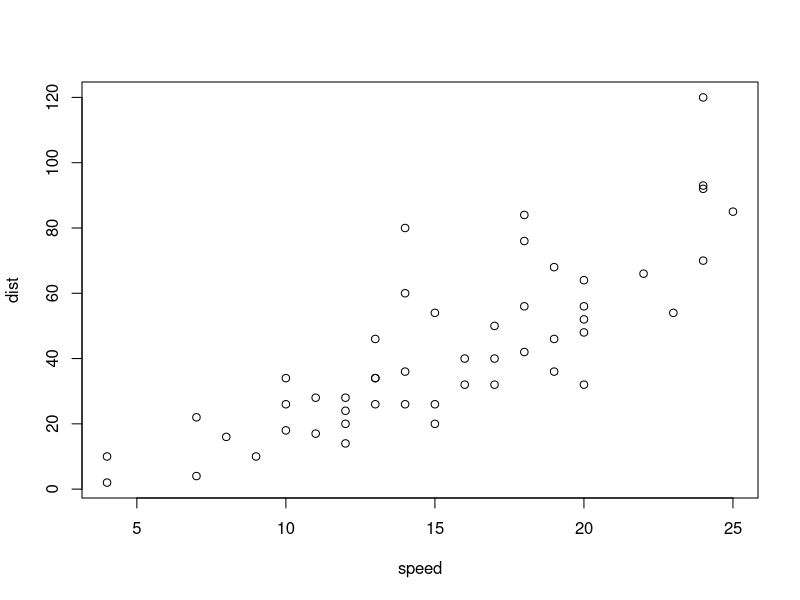
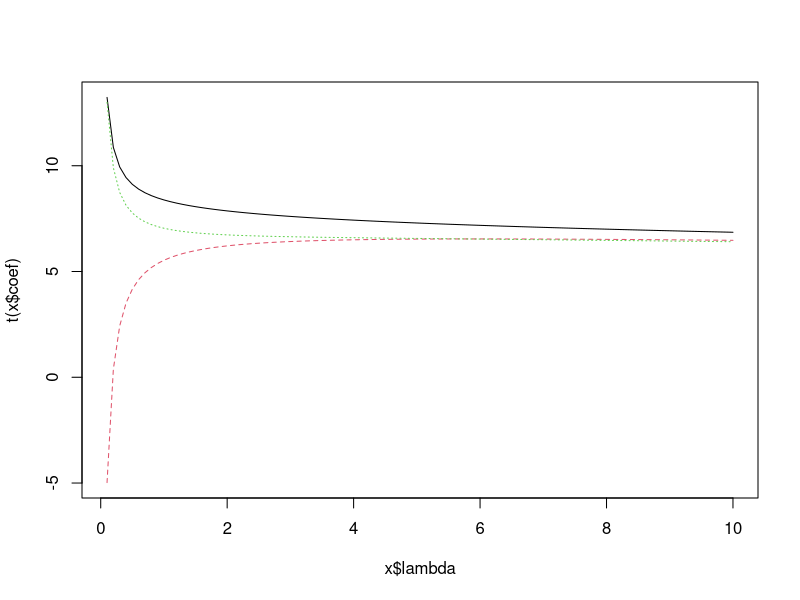
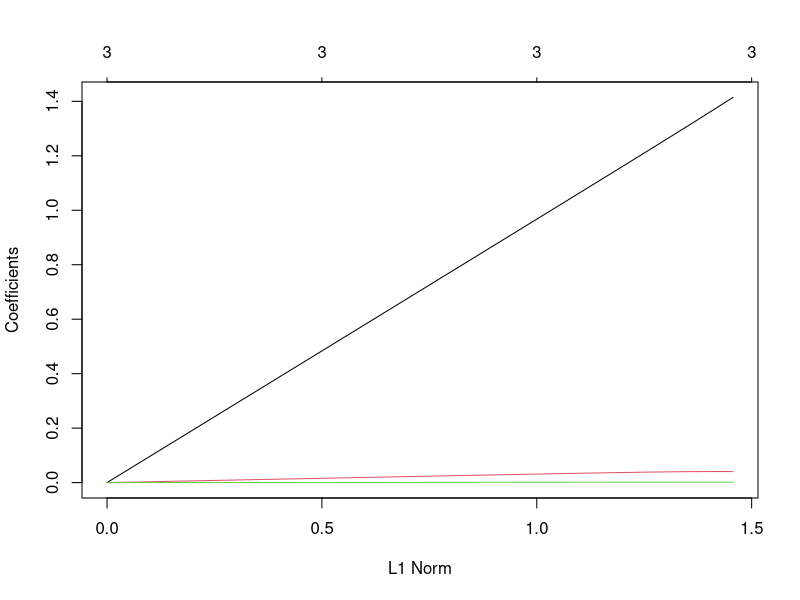
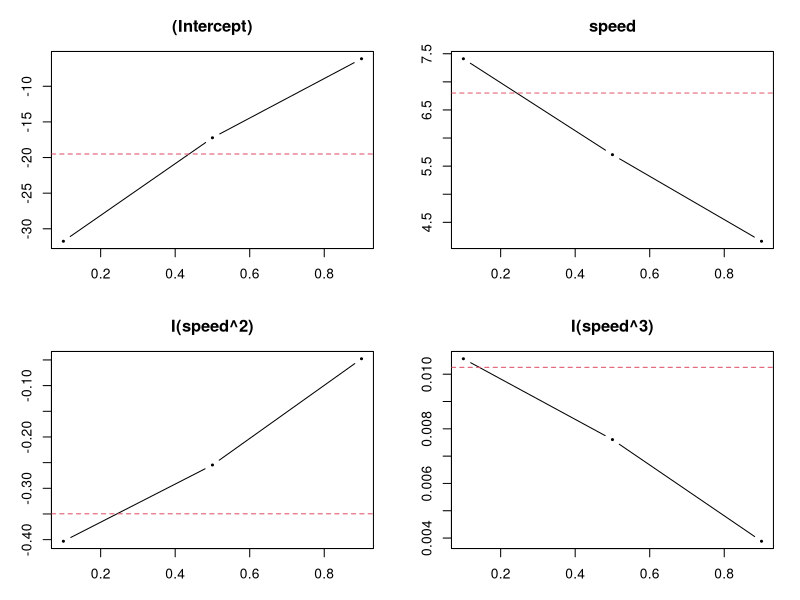

Write the R code that produced these figures, in order.
## ---- chunk 1
library(knitr)
opts_chunk$set(cache=TRUE)

library(ggplot2) # графики
library(glmnet) # LASSO
library(car) # compute vif()
library(MASS) # ridge regression
library(quantreg) # quantile regression
# install.packages("glmnet") # может быть нужно установить пакеты...
## ---- chunk 2
h <- cars
plot(h)
## ---- chunk 3
m.poly3 <- lm(dist~speed+I(speed^2)+I(speed^3),data=h)
## ---- chunk 4
summary(m.poly3)
## ---- chunk 5
X <- model.matrix(~0+speed+I(speed^2)+I(speed^3),data=h)
cor(X)
## ---- chunk 6
X <- model.matrix(~speed+I(speed^2)+I(speed^3),data=h)
XX <- t(X) %*% X
eigen <- eigen(XX)
eigen$values
CI <- sqrt(max(eigen$values)/min(eigen$values))
CI
## ---- chunk 7
vif(m.poly3)
## ---- chunk 8
m.vif1 <- lm(speed~I(speed^2)+I(speed^3),data=h)
r2.1 <- summary(m.vif1)$r.squared
vif1 <- 1/(1-r2.1)
vif1
## ---- chunk 9
vcov(m.poly3)
## ---- chunk 10
new <- data.frame(speed=10)
predict(m.poly3,newdata=new,interval='confidence')
## ---- chunk 11
h$spc <- h$speed - mean(h$speed)
m.poly3c <- lm(dist~spc+I(spc^2)+I(spc^3),data=h)
summary(m.poly3c)
## ---- chunk 12
vcov(m.poly3c)
## ---- chunk 13
new$spc <- 10 - mean(h$speed)
predict(m.poly3c,newdata=new,interval='confidence')
## ---- chunk 14
m.line <- lm(dist~speed,data=h)
summary(m.line)
## ---- chunk 15
lambdas <- seq(0.1,10,by=0.1) # для этих лямбд будем делать RR
m.rr <- lm.ridge(dist~speed+I(speed^2)+I(speed^3),lambda=lambdas,data=h)
## ---- chunk 16
head(coef(m.rr))
plot(m.rr)
## ---- chunk 17
m.rr$kHKB # оценка Hoerl, Kennard and Baldwin
m.rr$kLW # оценка Lawless and Wang 
## ---- chunk 18
X <- model.matrix(~0+speed+I(speed^2)+I(speed^3),data=cars)
y <- h$dist
fit <- glmnet(X,y,alpha=0)
plot(fit)
## ---- chunk 19
head(fit$lambda) # вектор лямбд
head(fit$a0) # вектор оценок свободных коэффициентов
## ---- chunk 20
fit$beta[,1:5] # покажем только первые 5
## ---- chunk 21
cv.fit <- cv.glmnet(X,y)
cv.fit$lambda.min
## ---- chunk 22
m.poly3q <- rq(dist~speed+I(speed^2)+I(speed^3),data=h,tau=c(0.1,0.5,0.9))
plot(m.poly3q)
## ---- chunk 23
summary(m.poly3q,se='boot')
## ---- chunk 24
# стащить из коэнкэра клёвый график :)
